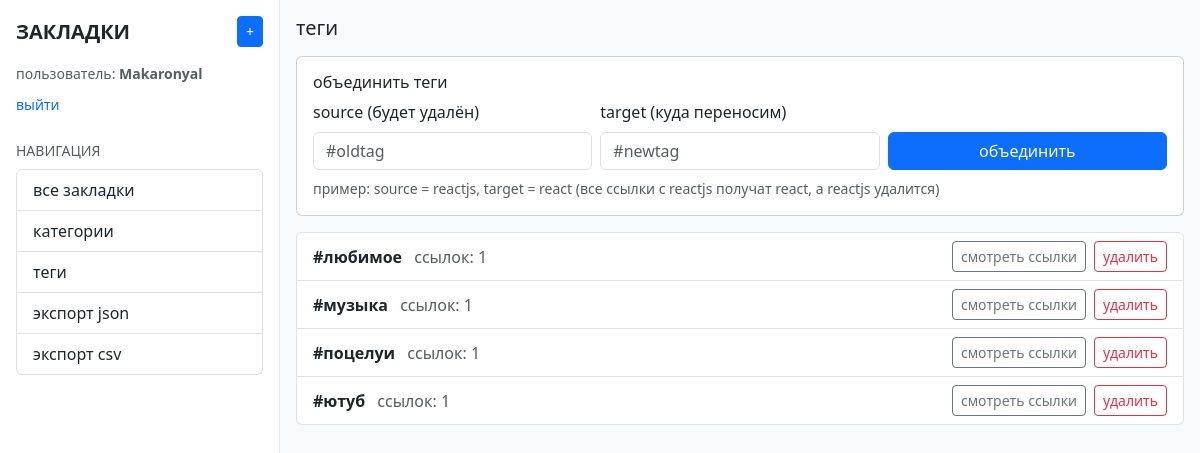
Page /tags (signed in) on the committed database.
### models.py (models this page shows)
class User(db.Model, UserMixin):
    __tablename__ = "users"
    id = db.Column(db.Integer, primary_key=True)
    username = db.Column(db.String(80), unique=True, nullable=False, index=True)
    password_hash = db.Column(db.String(255), nullable=False)
    created_at = db.Column(db.DateTime, default=datetime.utcnow, nullable=False)

class Tag(db.Model):
    __tablename__ = "tags"
    id = db.Column(db.Integer, primary_key=True)
    user_id = db.Column(db.Integer, db.ForeignKey("users.id"), nullable=False, index=True)
    name = db.Column(db.String(80), nullable=False, index=True)
    __table_args__ = (
        UniqueConstraint("user_id", "name", name="uq_tags_user_name"),
    )

### app.py (the view)
@app.get("/tags")
@login_required
def tags_page():
    tags = Tag.query.filter_by(user_id=current_user.id).order_by(Tag.name.asc()).all()
    tag_counts = {}
    for t in tags:
        tag_counts[t.id] = Link.query.filter(
            Link.user_id == current_user.id,
            Link.tags.any(Tag.id == t.id)
        ).count()
    return render_template("tags.html", tags=tags, tag_counts=tag_counts)

### app.py (called while the page is built)
@login_manager.user_loader
def load_user(user_id: str):
    try:
        uid = int(user_id)
    except ValueError:
        return None
    return User.query.get(uid)

### templates/tags.html
{% extends "base.html" %}
{% block content %}
<div class="container-fluid px-3 py-3">
  <h1 class="h5 mb-3">теги</h1>
  <form class="card card-body mb-3" method="post" action="{{ url_for('tag_merge') }}">
    <h2 class="h6 mb-2">объединить теги</h2>
    <div class="row g-2 align-items-end">
      <div class="col-md-4">
        <label class="form-label">source (будет удалён)</label>
        <input class="form-control" name="source" placeholder="#oldtag" required>
      </div>
      <div class="col-md-4">
        <label class="form-label">target (куда переносим)</label>
        <input class="form-control" name="target" placeholder="#newtag" required>
      </div>
      <div class="col-md-4">
        <button class="btn btn-primary w-100" type="submit">объединить</button>
      </div>
    </div>
    <div class="form-text mt-2">
      пример: source = reactjs, target = react (все ссылки с reactjs получат react, а reactjs удалится)
    </div>
  </form>
  <div class="list-group">
    {% for t in tags %}
      <div class="list-group-item d-flex justify-content-between align-items-center">
        <div>
          <span class="fw-semibold">#{{ t.name }}</span>
          <span class="text-muted ms-2">ссылок: {{ tag_counts.get(t.id, 0) }}</span>
        </div>
        <div class="d-flex gap-2">
          <a class="btn btn-sm btn-outline-secondary" href="{{ url_for('links_list', tags=t.name) }}">
            смотреть ссылки
          </a>
          <form method="post" action="{{ url_for('tag_delete', tag_id=t.id) }}"
                onsubmit="return confirm('удалить тег?');">
            <button class="btn btn-sm btn-outline-danger" type="submit">удалить</button>
          </form>
        </div>
      </div>
    {% endfor %}
  </div>
</div>
{% endblock %}

### templates/base.html (shortened to what this page needs)
<!doctype html>
<html lang="ru">
<head>
  <link rel="stylesheet" href="https://cdn.jsdelivr.net/npm/bootstrap-icons@1.11.3/font/bootstrap-icons.min.css">
  <link href="https://cdn.jsdelivr.net/npm/bootstrap@5.3.3/dist/css/bootstrap.min.css" rel="stylesheet">
</head>
<body class="bg-light">
<div class="d-flex app-shell">
  {% if current_user.is_authenticated %}
  <aside class="sidebar d-none d-md-block">
    <div class="sidebar-sticky">
      <div class="d-flex align-items-center justify-content-between mb-3">
        <div class="fw-bold text-uppercase fs-5">закладки</div>
        <a class="btn btn-sm btn-primary" href="{{ url_for('link_new_form') }}">+</a>
      </div>
      <div class="mb-2 text-muted small">
        пользователь: <span class="fw-semibold">{{ current_user.username }}</span>
      </div>
      <div class="mb-4">
        <a class="small text-decoration-none" href="{{ url_for('logout') }}">выйти</a>
      </div>
      <div class="mb-4">
        <div class="text-uppercase small text-muted mb-2">навигация</div>
        <div class="list-group">
          <a class="list-group-item list-group-item-action" href="{{ url_for('links_list') }}">все закладки</a>
          <a class="list-group-item list-group-item-action" href="{{ url_for('categories_page') }}">категории</a>
          <a class="list-group-item list-group-item-action" href="{{ url_for('tags_page') }}">теги</a>
          <a class="list-group-item list-group-item-action" href="{{ url_for('export_json') }}">экспорт json</a>
          <a class="list-group-item list-group-item-action" href="{{ url_for('export_csv') }}">экспорт csv</a>
        </div>
      </div>
    </div>
  </aside>
  {% endif %}
  <main class="flex-grow-1 content">
    {% block content %}{% endblock %}
  </main>
</div>
</body>
</html>

### templates/base.html (style rules this page uses)
.app-shell { min-height: 100vh; }
.sidebar { width: 280px; border-right: 1px solid #e9ecef; background: #ffffff; }
.sidebar-sticky { position: sticky; top: 0; height: 100vh; overflow: auto; padding: 16px; }
.content { background: #f8f9fa; min-height: 100vh; }

### rows in the picture
User: username "Makaronyal"
Tag: name "любимое", get "1"
Tag: name "музыка", get "1"
Tag: name "поцелуи", get "1"
Tag: name "ютуб", get "1"
